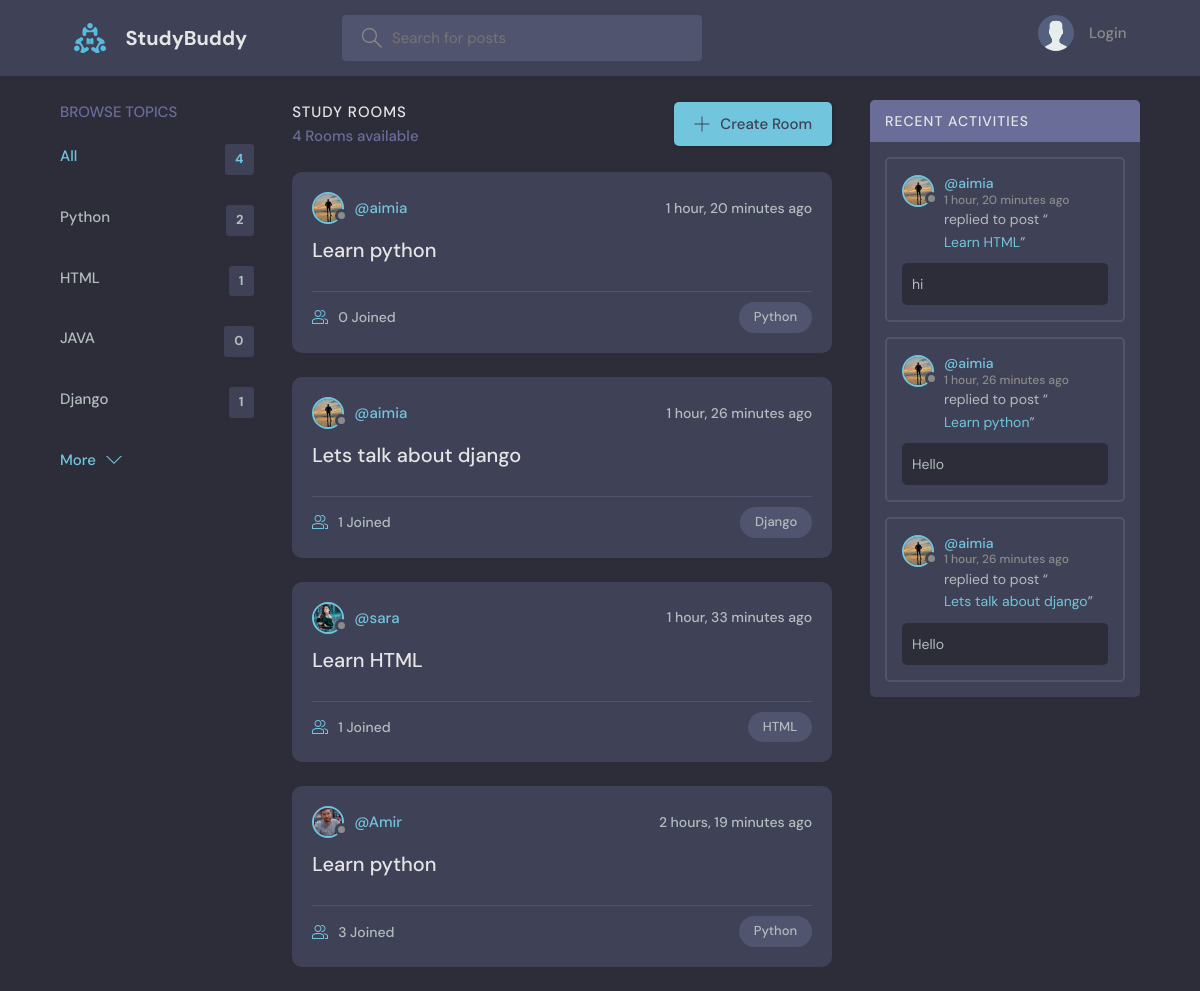
The page / on the database its author committed.
### chat/models.py (models this page shows, shortened)
class Topic(models.Model):
    name = models.CharField(max_length=200)

class Room(models.Model):
    host = models.ForeignKey(User, on_delete=models.SET_NULL, null=True)
    topic = models.ForeignKey(Topic, on_delete=models.SET_NULL, null=True)
    name = models.CharField(max_length=200)
    description = models.TextField(null=True, blank=True)
    participants = models.ManyToManyField(
        User, related_name='participants', blank=True)
    updated = models.DateTimeField(auto_now=True)
    created = models.DateTimeField(auto_now_add=True)
    class Meta:
        ordering = ['-updated', '-created']
    def __str__(self):
        return self.name

class User(AbstractUser):
    name = models.CharField(max_length=200, null=True)
    email = models.EmailField(unique=True, null=True)
    bio = models.TextField(null=True)
    avatar = models.ImageField(null=True, default="avatar.svg")
    objects = CustomUserManager()  # Set your custom manager
    USERNAME_FIELD = 'email'
    REQUIRED_FIELDS = []

class Message(models.Model):
    user = models.ForeignKey(User, on_delete=models.CASCADE)
    room = models.ForeignKey(Room, on_delete=models.CASCADE)
    body = models.TextField()
    updated = models.DateTimeField(auto_now=True)
    created = models.DateTimeField(auto_now_add=True)
    class Meta:
        ordering = ['-updated', '-created']

### chat/views.py (the view)
# urls.py: path('', views.home, name="home"),
def home(request):
    q = request.GET.get('q') if request.GET.get('q') != None else ''
    rooms = Room.objects.filter(
        Q(topic__name__icontains=q) |
        Q(name__icontains=q) |
        Q(description__icontains=q)
    )
    topics = Topic.objects.all()[0:5]
    room_count = rooms.count()
    room_messages = Message.objects.filter(
        Q(room__topic__name__icontains=q))[0:3]
    context = {'rooms': rooms, 'topics': topics,
               'room_count': room_count, 'room_messages': room_messages}
    return render(request, 'chat/home.html', context)

### chat/templates/chat/home.html (shortened to what this page needs)
{% extends 'main.html' %}
{% block content %}
<main class="layout layout--3">
  <div class="container">
    {% include 'chat/topics_component.html' %}
    <div class="roomList">
      <div class="roomList__header">
        <div>
          <h2>Study Rooms</h2>
          <p>{{room_count}} Rooms available</p>
        </div>
        <a class="btn btn--main" href="{% url 'create-room' %}">
          <svg version="1.1" xmlns="http://www.w3.org/2000/svg" width="32" height="32" viewBox="0 0 32 32">
            <title>add</title>
            <path
              d="M16.943 0.943h-1.885v14.115h-14.115v1.885h14.115v14.115h1.885v-14.115h14.115v-1.885h-14.115v-14.115z">
            </path>
          </svg>
          Create Room
        </a>
      </div>
      {% include 'chat/feed_component.html' %}
    </div>
    {% include 'chat/activity_component.html' %}
  </div>
</main>
{% endblock %}

### chat/templates/chat/topics_component.html
<div class="topics">
    <div class="topics__header">
        <h2>Browse Topics</h2>
    </div>
    <ul class="topics__list">
        <li>
            <a href="{% url 'home' %}" class="active">All <span>{{topics.count}}</span></a>
        </li>
        {% for topic in topics %}
        <li>
            <a href="{% url 'home' %}?q={{topic.name}}">{{topic.name}}<span>{{topic.room_set.all.count}}</span></a>
        </li>
        {% endfor %}
    </ul>
    <a class="btn btn--link" href="{% url 'topics' %}">
        More
        <svg version="1.1" xmlns="http://www.w3.org/2000/svg" width="32" height="32" viewBox="0 0 32 32">
            <title>chevron-down</title>
            <path d="M16 21l-13-13h-3l16 16 16-16h-3l-13 13z"></path>
        </svg>
    </a>
</div>

### chat/templates/chat/feed_component.html (shortened to what this page needs)
{% for room in rooms %}
<div class="roomListRoom">
    <div class="roomListRoom__header">
        <a href="{% url 'user-profile' room.host.id %}" class="roomListRoom__author">
            <div class="avatar avatar--small">
                <img src="{{room.host.avatar.url}}" />
            </div>
            <span>@{{room.host.username}}</span>
        </a>
        <div class="roomListRoom__actions">
            <span>{{room.created|timesince}} ago</span>
        </div>
    </div>
    <div class="roomListRoom__content">
        <a href="{% url 'room' room.id %}">{{room.name}}</a>
    </div>
    <div class="roomListRoom__meta">
        <a href="{% url 'room' room.id %}" class="roomListRoom__joined">
            {{room.participants.all.count}} Joined
        </a>
        <p class="roomListRoom__topic">{{room.topic.name}}</p>
    </div>
</div>
{% endfor %}

### chat/templates/chat/activity_component.html (shortened to what this page needs)
<div class="activities">
    <div class="activities__header">
        <h2>Recent Activities</h2>
    </div>
    {% for message in room_messages %}
    <div class="activities__box">
        <div class="activities__boxHeader roomListRoom__header">
            <a href="{% url 'user-profile' message.user.id %}" class="roomListRoom__author">
                <div class="avatar avatar--small">
                    <img src="{{message.user.avatar.url}}" />
                </div>
                <p>
                    @{{message.user.username}}
                    <span>{{message.created|timesince}} ago</span>
                </p>
            </a>
        </div>
        <div class="activities__boxContent">
            <p>replied to post “<a href="{% url 'room' message.room.id %}">{{message.room}}</a>”</p>
            <div class="activities__boxRoomContent">{{message.body}}</div>
        </div>
    </div>
    {% endfor %}
</div>

### rows shown on the page
Topic: name "Python", room_set.all.count "2"
Topic: name "HTML", room_set.all.count "1"
Topic: name "JAVA", room_set.all.count "0"
Topic: name "Django", room_set.all.count "1"
Room: host.avatar (picture), host.username "aimia", created "1 hour, 20 minutes", name "Learn python", participants.all.count "0", topic.name "Python"
Room: host.avatar (picture), host.username "aimia", created "1 hour, 26 minutes", name "Lets talk about django", participants.all.count "1", topic.name "Django"
Room: host.avatar (picture), host.username "sara", created "1 hour, 33 minutes", name "Learn HTML", participants.all.count "1", topic.name "HTML"
Room: host.avatar (picture), host.username "Amir", created "2 hours, 19 minutes", name "Learn python", participants.all.count "3", topic.name "Python"
Message: user.avatar (picture), user.username "aimia", created "1 hour, 20 minutes", room "Learn HTML", body "hi"
Message: user.avatar (picture), user.username "aimia", created "1 hour, 26 minutes", room "Learn python", body "Hello"
Message: user.avatar (picture), user.username "aimia", created "1 hour, 26 minutes", room "Lets talk about django", body "Hello"

### other values the page prints
{{ topics.count }} "4"
{{ room_count }} "4"
